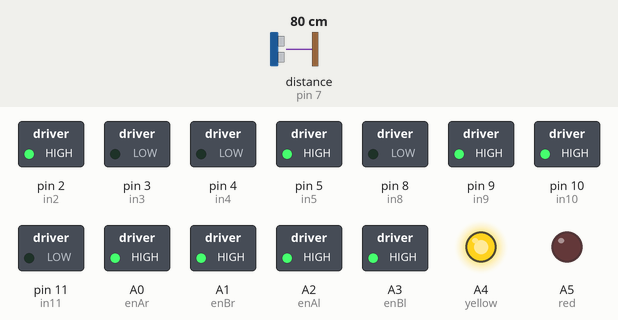
Simulated run of this sketch. Board: Arduino Uno, built with avr-gcc and run on an emulated ATmega328P. Shown: switched loads named in the sketch (green lamp = pin HIGH), output pins drawn as LEDs (lit = HIGH). Wiring (inferred from the names in the program): ultrasonic range finder: trigger pin 6; echo pin 7. The inputs (shaded band) are chosen by the test bench; at power-on: distance to the obstacle (sensor on pin 7) 80 cm. The echo pulse lasts 58.3 µs per cm; pins used as bus, display or sensor lines are not drawn; what the sketch prints to the serial monitor is not drawn.

Above: at 1.2 s.
1.3 s: distance to the obstacle (sensor on pin 7) set to 2 cm
At 1.6 s:
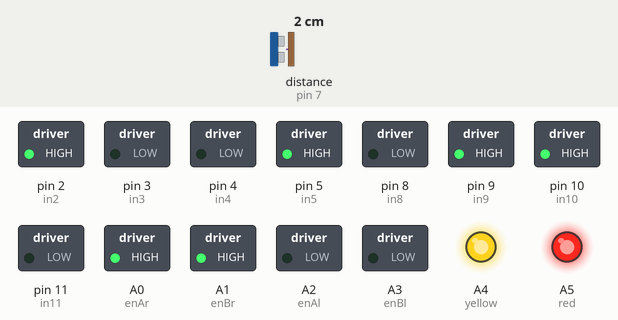
2.8 s: distance to the obstacle (sensor on pin 7) set to 23 cm
4.3 s: distance to the obstacle (sensor on pin 7) set to 27 cm
At 5.2 s:
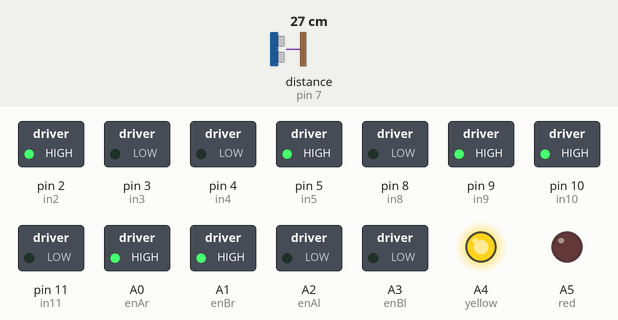
5.8 s: distance to the obstacle (sensor on pin 7) set to 52 cm
7.3 s: distance to the obstacle (sensor on pin 7) set to 61 cm
At 8.5 s:
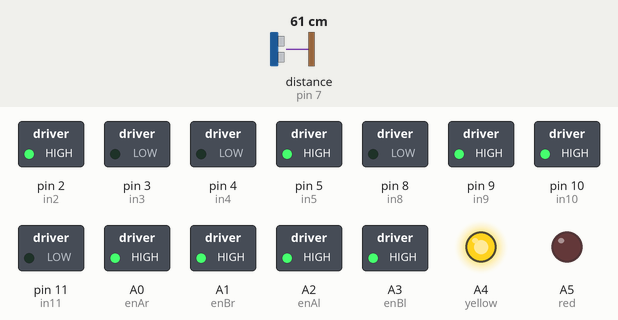
8.8 s: distance to the obstacle (sensor on pin 7) set to 4 cm
At 9.8 s:
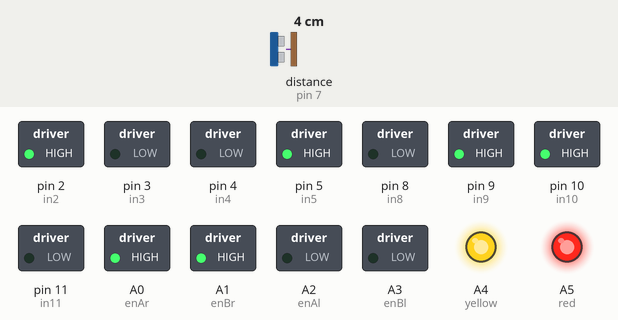
Timing chart, 0 to 11.3 s (numbered marks = the images above; inputs shaded):
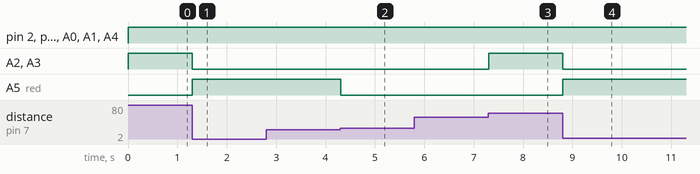

Measured:
- the behaviour switches between 25 and 26 cm on distance to the obstacle (sensor on pin 7) (found by bisection; images 1 and 2)
- the behaviour switches between 56 and 57 cm on distance to the obstacle (sensor on pin 7) (found by bisection; images 2 and 3)
- after the input at 1.3 s, A2 (enAl), A3 (enBl): HIGH → LOW at once; A5 (red): LOW → HIGH at once
- after the input at 4.3 s, A5 (red): HIGH → LOW at once
- after the input at 7.3 s, A2 (enAl), A3 (enBl): LOW → HIGH at once
- after the input at 8.8 s, A2 (enAl), A3 (enBl): HIGH → LOW at once; A5 (red): LOW → HIGH at once

The sketch:

MAIN_CPT.ino
```cpp
int in2  = 2;
int in3  = 3;
int in4  = 4;
int in5  = 5;


int in8  = 8;
int in9  = 9;
int in10 = 10;
int in11 = 11;

int enAr = A0;
int enBr = A1;
int enAl = A2;
int enBl = A3;

int green  = 12;
int yellow = A4;
int red    = A5;


const int TRIG = 6;
const int ECHO = 7;

// ================= WALL FOLLOW SETTINGS =================

const int WALL_DIST  = 100;
const int BASE_SPEED = 180;
const float KP       = 1.2;

// ========================================================

void setup() {
  Serial.begin(9600);

  pinMode(TRIG, OUTPUT);
  pinMode(ECHO, INPUT);

  pinMode(in2, OUTPUT);
  pinMode(in3, OUTPUT);
  pinMode(in4, OUTPUT);
  pinMode(in5, OUTPUT);

  pinMode(in8, OUTPUT);
  pinMode(in9, OUTPUT);
  pinMode(in10, OUTPUT);
  pinMode(in11, OUTPUT);

  pinMode(enAr, OUTPUT);
  pinMode(enBr, OUTPUT);
  pinMode(enAl, OUTPUT);
  pinMode(enBl, OUTPUT);

  pinMode(green, OUTPUT);
  pinMode(yellow, OUTPUT);
  pinMode(red, OUTPUT);

  stopMotors();
}


void loop() {
  long distance = getDistance();
  Serial.println(distance);

  if (distance < 25) {
    digitalWrite(red, HIGH);
    drive(100, 220);  // sharp right
    return;
  }
  digitalWrite(red, LOW);


  int error = WALL_DIST - distance;
  int correction = KP * error;

  int leftSpeed  = BASE_SPEED - correction;
  int rightSpeed = BASE_SPEED + correction;

  leftSpeed  = constrain(leftSpeed, 100, 255);
  rightSpeed = constrain(rightSpeed, 100, 255);

  drive(leftSpeed, rightSpeed);


  if (abs(error) < 10) {
    digitalWrite(green, HIGH);
    digitalWrite(yellow, LOW);
  } else {
    digitalWrite(green, LOW);
    digitalWrite(yellow, HIGH);
  }
}

// ================= FUNCTIONS =================


long getDistance() {
  digitalWrite(TRIG, LOW);
  delayMicroseconds(2);
  digitalWrite(TRIG, HIGH);
  delayMicroseconds(10);
  digitalWrite(TRIG, LOW);

  long duration = pulseIn(ECHO, HIGH, 25000);
  if (duration == 0) return 300;

  return duration / 58;
}


void drive(int leftSpeed, int rightSpeed) {

  analogWrite(enAl, leftSpeed);
  analogWrite(enBl, leftSpeed);

  analogWrite(enAr, rightSpeed);
  analogWrite(enBr, rightSpeed);

  // LEFT motors forward
  digitalWrite(in2, HIGH);
  digitalWrite(in3, LOW);
  digitalWrite(in4, LOW);
  digitalWrite(in5, HIGH);

  // RIGHT motors forward
  digitalWrite(in8, LOW);
  digitalWrite(in9, HIGH);
  digitalWrite(in10, HIGH);
  digitalWrite(in11, LOW);
}

// Stop motors
void stopMotors() {
  analogWrite(enAl, 0);
  analogWrite(enBl, 0);
  analogWrite(enAr, 0);
  analogWrite(enBr, 0);

  digitalWrite(in2, LOW);
  digitalWrite(in3, LOW);
  digitalWrite(in4, LOW);
  digitalWrite(in5, LOW);

  digitalWrite(in8, LOW);
  digitalWrite(in9, LOW);
  digitalWrite(in10, LOW);
  digitalWrite(in11, LOW);
}
```
